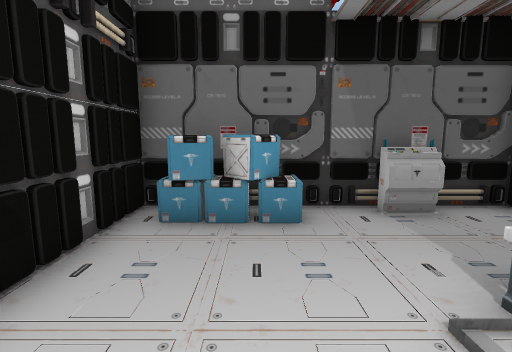
view 1 (above)

12 first-person views from a walk through a Unity game level. The camera is 1.5 m above the floor, tilts 8° down and sees 85° across. The floor is counted in squares, 1 m on a side. Each view is taken from the middle of a square. On the plan, view 1 faces up. The plan holds only what a view shows up to about 14 squares ahead; the rest is blank. The place goes on beyond the plan. The player character is not drawn. Door leaves are left out, so doorways stand open.

view 2
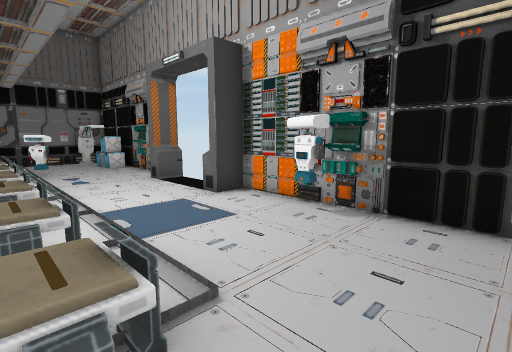

view 3
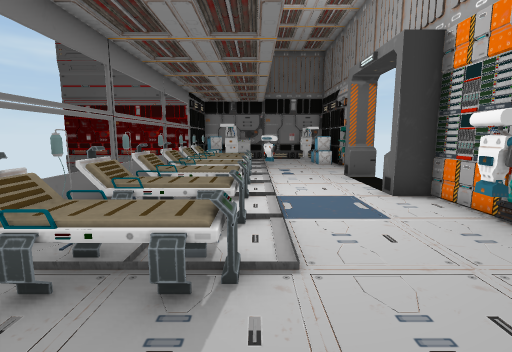

view 4
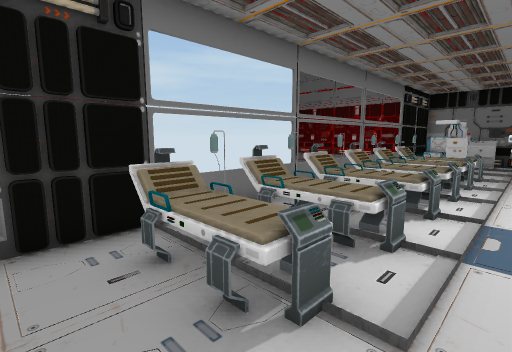

view 5
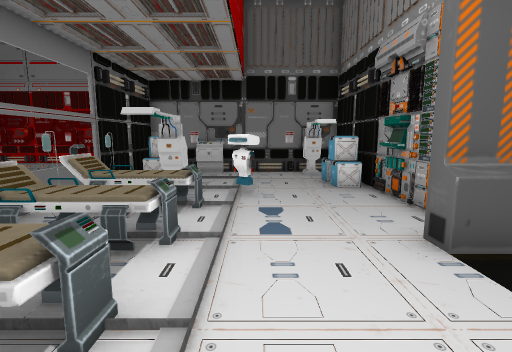

view 6
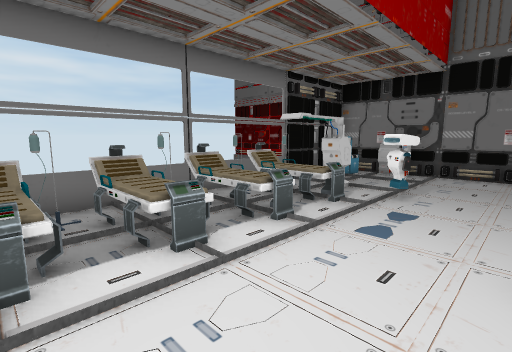

view 7
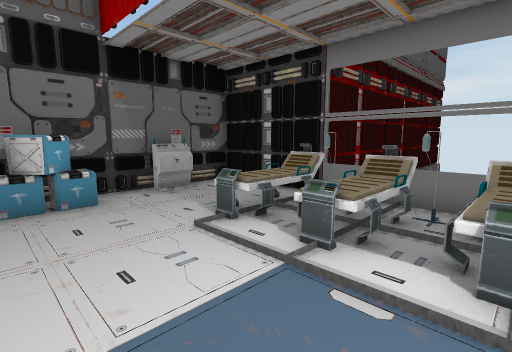

view 8
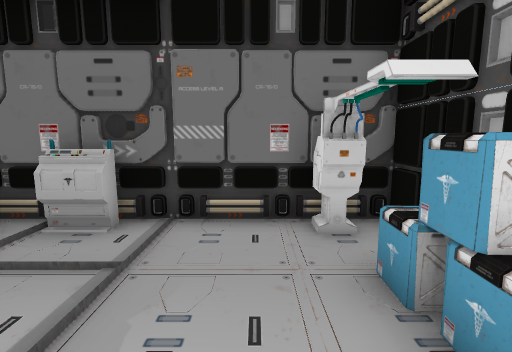

view 9
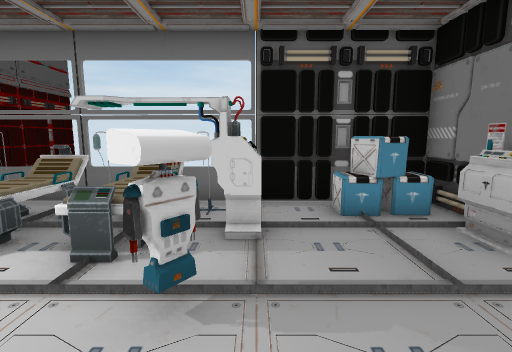

view 10
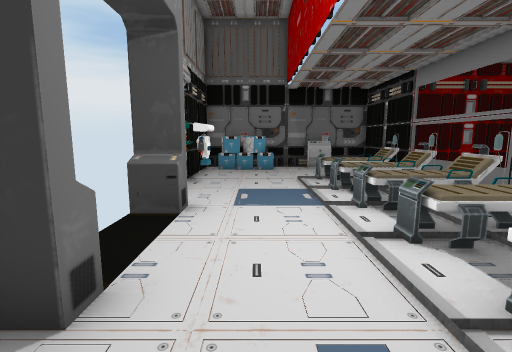

view 11
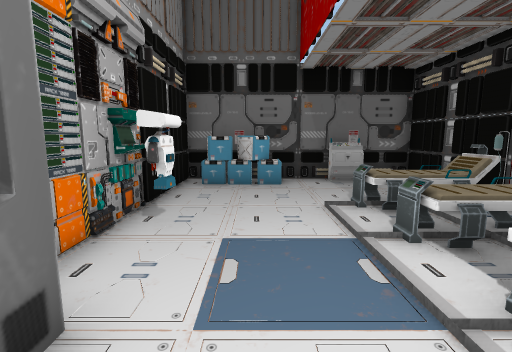

view 12
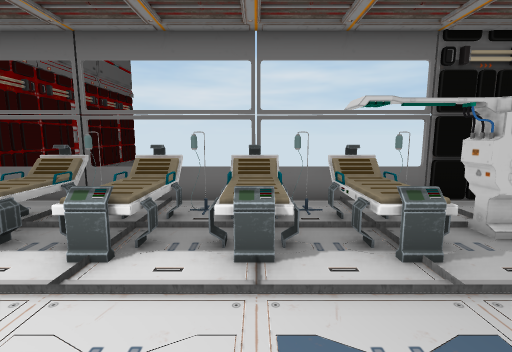

### Floor plan
Key: @ floor where view 1 was taken; # wall or solid block; . floor; D open door; = window, fence, low wall or low ledge; v drop or lower ground; C crate; B bed.
Columns run from 3 left of view 1 to 6 right of it. Each row starts with its distance up from view 1.
  6 ##########
  5 #CCCC.=..#
  4 #........#
  3 #.....BB.#
  2 #....BBBB#
  1 ##....BB#v
  0 #..@.BBBBv
 -1 #.......#v
 -2 ##...BBBBv
 -3 #D......#v
 -4  D...BBBBv
 -5  D......#v
 -6 ##...BBBBv
 -7 #DD.....#v
 -8 #DD..BBBBv
 -9 #DD.###.#v
-10 #C....#..v
-11 #C.......
-12 #C#....CCv
-13 ###...=CCv
-14  ########v

Positions as (right, up) in squares from view 1, and headings:
1: (0, 0), facing up
2: (3, 4), facing down-left
3: (2, 5), facing down
4: (1, 4), facing down-right
5: (1, -2), facing down
6: (-1, -2), facing down-right
7: (-1, -2), facing up-right
8: (0, -9), facing down
9: (-1, -10), facing right
10: (0, -8), facing up
11: (0, -4), facing up
12: (-1, -6), facing right
